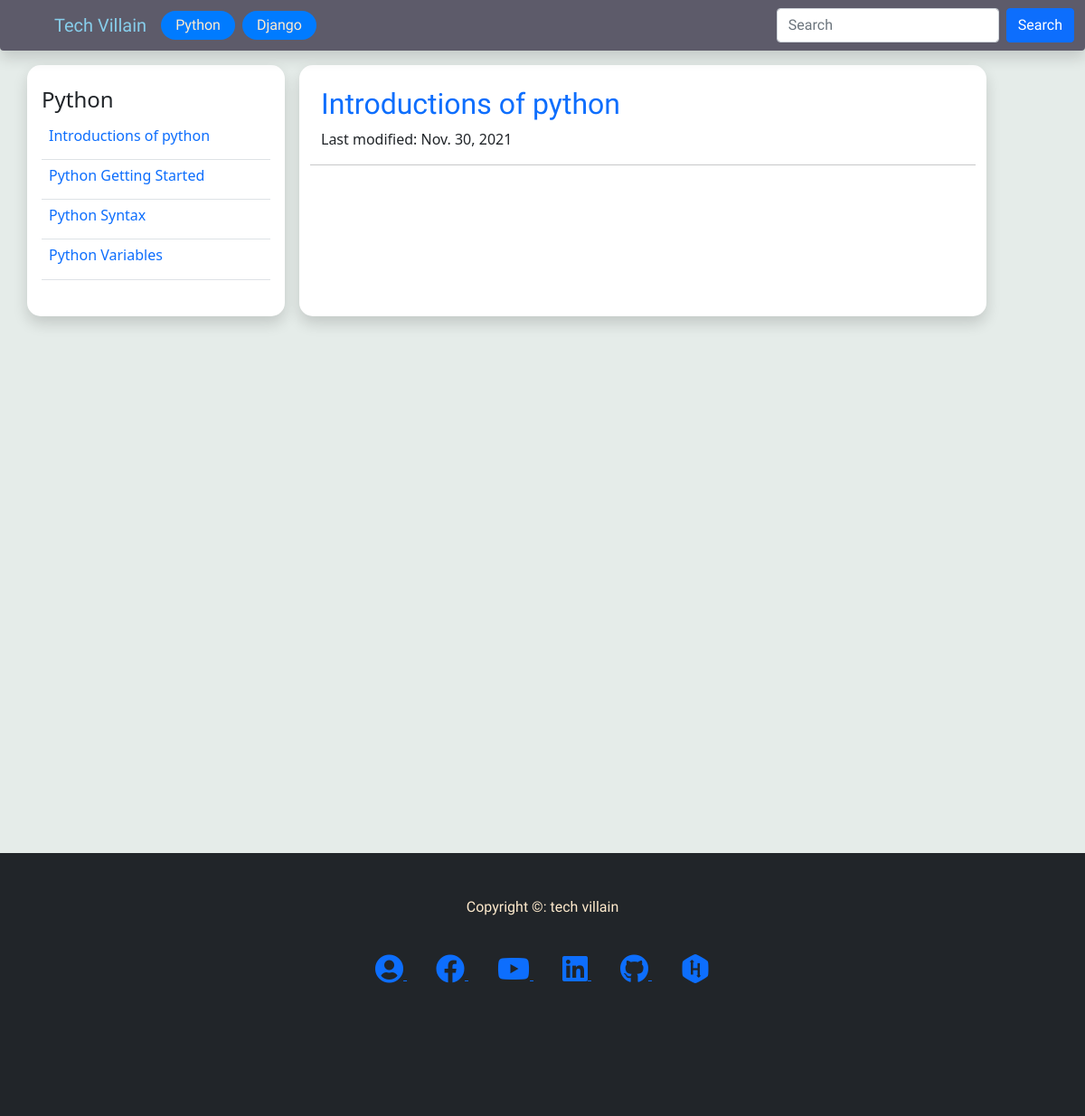
/blog/1, run on an earlier commit of the app's database.
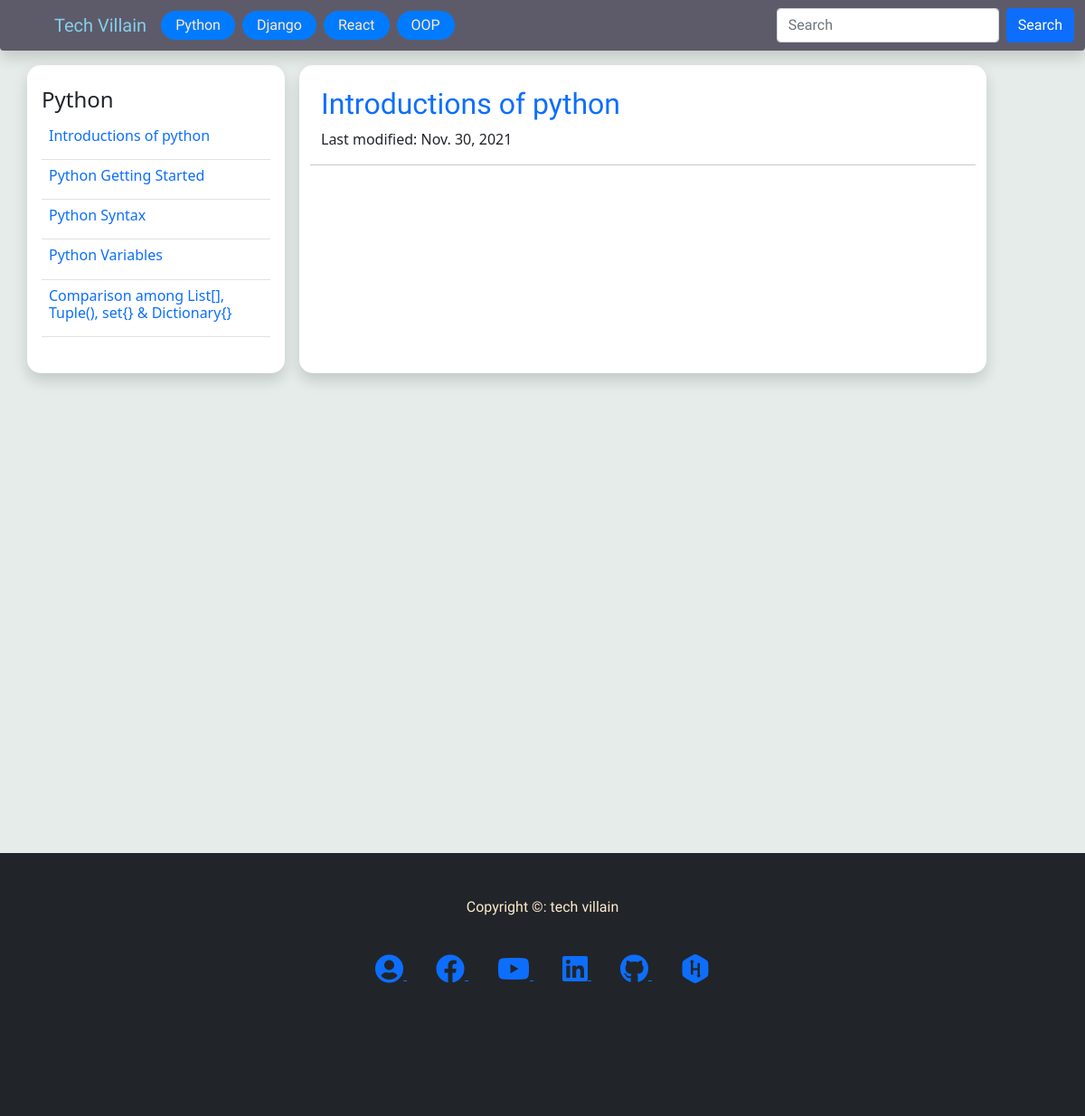
And on a later commit of the database.
### blog/models.py (models this page shows, shortened)
class category(models.Model):
    name = models.CharField(max_length=50)
    def __str__(self):
        return self.name

class blogPost(models.Model):
    category = models.ForeignKey(category, on_delete=models.SET_NULL, null=True, blank=True )
    subCategory = models.ForeignKey(subCategory, on_delete=models.SET_NULL, null=True, blank=True )
    date = models.DateField(default=datetime.now)
    title = models.CharField(max_length=500)
    desc = tinymce_models.HTMLField(null=True,blank=True)

### blog/views.py (the view)
# urls.py: path('blog/<int:pk>', views.category_view, name='blog'),
def category_view(request, pk):
    blogs = BMODEL.blogPost.objects.filter(category=pk)
    singleBlog = blogs.first()  # get the first object
    category = BMODEL.category.objects.get(id=pk)
    if request.method == 'GET':
        dc = request.GET
        pk = dc.get('getid')  # getid from url link
        if pk != None:
            singleBlog = BMODEL.blogPost.objects.get(id=pk)
    context = {
        'blogs': blogs,
        'singleBlog': singleBlog,
        'category': category,
        }
    return render(request, 'blog/article_page.html', context)

### blog/templatetags/nav_tag.py (called while the page is built)
@register.simple_tag
def categoryfornav():
    cat = BMODEL.category.objects.all()
    return cat

### templates/blog/article_page.html (shortened to what this page needs)
{% extends 'home/base.html' %} {% block content %}
<div class="container">
  <div class="row">
    <div
      class="
        col-lg-3
        shadow
        bgwhite
        curv
        me-3
        py-4
        px-md-3 px-sm-2
        nav_right
        bb
      "
    >
      <h4>{{ category}}</h4>
      <form action="" method="GET">
        <table class="table">
          {% for blog in blogs %}
          <tr>
            <td>
              <a
                href="/blog/{{blog.category.id}}?getid={{blog.id}}"
                class="
                  text-decoration-none
                  {%
                  if
                  request.path
                  ==
                  request.get_full_path
                  %}active{%
                  endif
                  %}
                "
              >
                <h6>{{blog.title}}</h6>
              </a>
            </td>
          </tr>
          {% endfor %}
        </table>
      </form>
    </div>
    <div class="col-lg-8 py-4 px-lg-4 px-md-3 px-sm-1 bgwhite curv shadow">
      <div class="row">
        <div class="row titleFont text-primary">
          <h2>{{singleBlog.title}}</h2>
        </div>
        <div class="row">
          <p>Last modified: {{singleBlog.date}}</p>
        </div>
        <hr />
      </div>
    </div>
  </div>
</div>
{% endblock %}

### templates/home/base.html (shortened to what this page needs)
{% load static %} {% load nav_tag %}
<!DOCTYPE html>
<html lang="en">
  <head>
    <link
      href="https://cdn.jsdelivr.net/npm/bootstrap@5.1.3/dist/css/bootstrap.min.css"
      rel="stylesheet"
    />
    <link
      rel="stylesheet"
      href="https://use.fontawesome.com/releases/v5.15.4/css/all.css"
    />
    <link rel="stylesheet" href="{% static 'css/index.css' %}" />
  </head>
  <body class="bodycolor">
    <nav
      class="navbar navbar-expand-lg fixed-top shadow bgcolor rounded-bottom"
    >
      <div class="container-fluid">
        <a class="navbar-brand brandcolor ms-5" href="/">Tech Villain</a>
        <div class="collapse navbar-collapse" id="navbarSupportedContent">
          <ul class="navbar-nav me-auto mb-2 mb-lg-0">
            {% categoryfornav as navcategory %}
            {% for cat in navcategory %}
            {% url 'blog' cat.id as urll %}
            <li class="nav-item me-2 mb-lg-0 mb-3">
              <a
                class="
                  btn
                  textColor
                  {%
                  if
                  request.path
                  ==
                  urll
                  %}active{%
                  endif
                  %}
                "
                aria-current="page"
                href="{{ urll }}"
                >{{cat}}</a
              >
            </li>
            {% endfor %}
          </ul>
          <form class="d-flex" method="post" action="/search">
            <input
              class="form-control me-2"
              type="search"
              placeholder="Search"
              aria-label="Search"
              name="search"
            />
            <button class="btn btn-primary" type="submit">Search</button>
          </form>
        </div>
      </div>
    </nav>
    <br /><br /><br />
    <div style="min-height: 100vh">{% block content %} {% endblock %}</div>
    <br /><br /><br />
    <footer class="footerHeader">
      <br /><br />
      <div class="container">
        <div class="row text-center textColor">
          <p>Copyright &copy: tech villain</p>
        </div>
        <br />
        <div class="row text-center">
          <div class="col">
            <a
              class="m-3"
              target="_blank"
              href="http://mahmudjewel.herokuapp.com"
            >
              <i class="fas fa-user-circle fa-2x"></i>
            </a>
            <a
              class="m-3"
              target="_blank"
              href="https://www.facebook.com/TechVillain.007"
            >
              <i class="fab fa-facebook fa-2x"></i>
            </a>
            <a
              class="m-3"
              target="_blank"
              href="https://www.youtube.com/channel/UCJCdq7lWqB7M5b16UatoTEw"
            >
              <i class="fab fa-youtube fa-2x"></i>
            </a>
            <a
              class="m-3"
              target="_blank"
              href="https://www.linkedin.com/in/mahmudjewel"
            >
              <i class="fab fa-linkedin fa-2x"></i>
            </a>
            <a
              class="m-3"
              target="_blank"
              href="https://github.com/MahmudJewel"
            >
              <i class="fab fa-github fa-2x"></i>
            </a>
            <a
              class="m-3"
              target="_blank"
              href="https://www.hackerrank.com/DJ_cse"
            >
              <i class="fab fa-hackerrank fa-2x"></i>
            </a>
          </div>
        </div>
        <br /><br /><br /><br /><br /><br />
      </div>
    </footer>
  </body>
</html>

### static/css/index.css (style rules this page uses)
.bgwhite { background: white; }
footer, nav, .titleFont { font-family: "Acme", sans-serif; }
.navbar-brand { font-family: "Sansita Swashed", cursive; }
.bgcolor { background: #5d5b6a; }
.nav-item .btn { background: #007bff; padding: 3px 15px; border-radius: 25px; }
.brandcolor { color: skyblue; }
.footerHeader { padding: 0px 0px 0px 0px; background-color: #212529; margin: 0px; }
.textColor { color: blanchedalmond; }
.bodycolor { background: #e5ece9; }
.curv { border-radius: 15px; }

What changed in the data, as far as the page shows it:
added category: name "React"
added category: name "OOP"
added blogPost: title "Comparison among List[], Tuple(), set{} & Dictionary{}"
